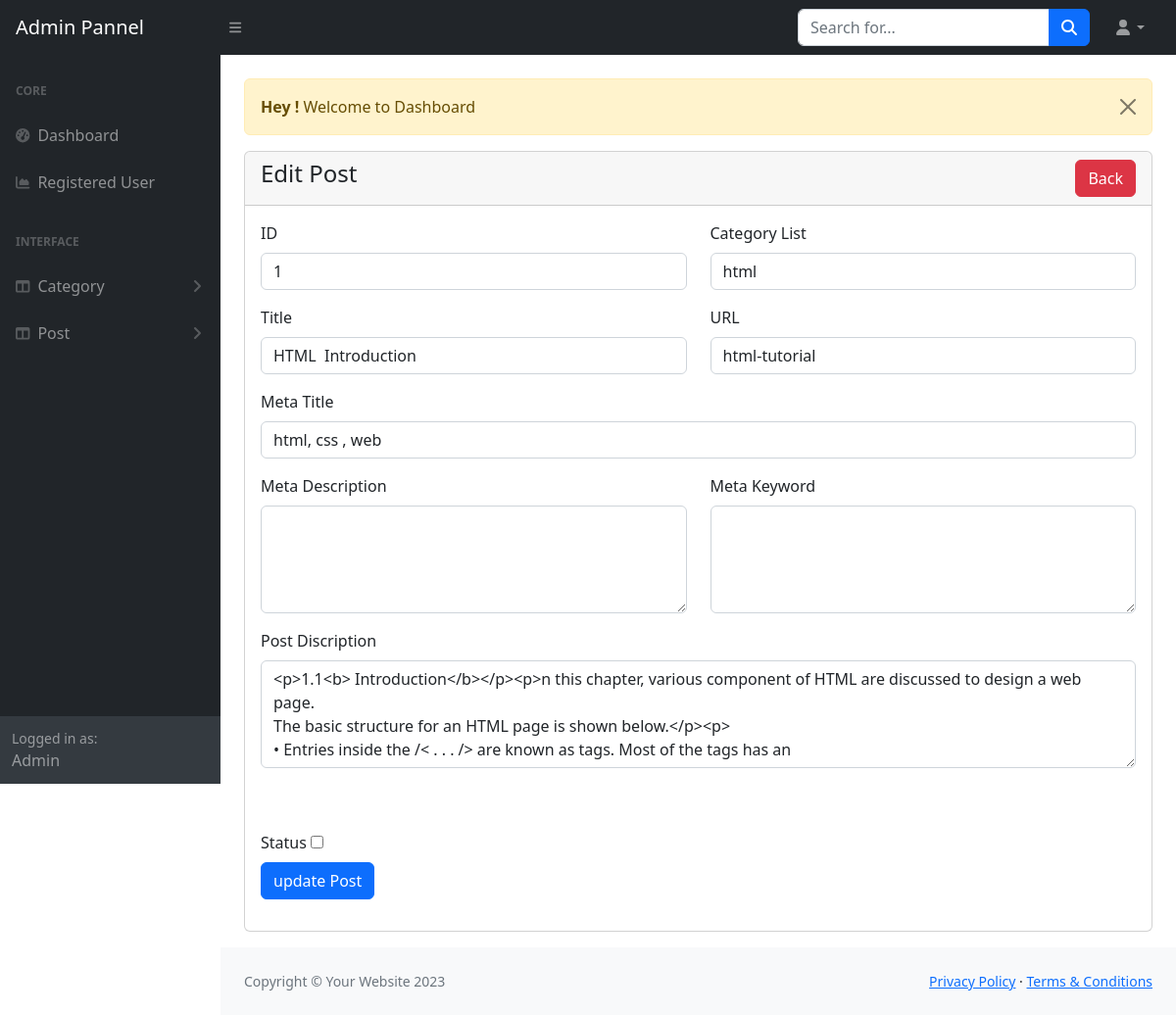
The page /admin/edit-post.php?id=1 (signed in) on the database its author committed.
### tables this page shows
CREATE TABLE `posts` (
  `id` int(11) NOT NULL,
  `title` varchar(255) NOT NULL,
  `url` varchar(255) NOT NULL,
  `post_content` text NOT NULL,
  `category_id` int(11) NOT NULL,
  `meta_title` mediumtext DEFAULT NULL,
  `meta_description` text DEFAULT NULL,
  `meta_keywords` mediumtext NOT NULL,
  `status` tinyint(11) NOT NULL DEFAULT 0,
  `created_by` tinyint(11) NOT NULL DEFAULT 1,
  `created_at` timestamp NOT NULL DEFAULT current_timestamp() ON UPDATE current_timestamp()
);

CREATE TABLE `blog_category` (
  `id` int(11) NOT NULL,
  `name` varchar(255) NOT NULL,
  `url` varchar(255) NOT NULL,
  `meta_title` mediumtext NOT NULL,
  `meta_description` text NOT NULL,
  `meta_keywords` mediumtext NOT NULL,
  `status` tinyint(11) NOT NULL DEFAULT 0
);

### admin/edit-post.php (the view, shortened to what this page needs)
<?php
include("Includes/header.php");
?>
<div class="container-fluid px-4">
   <div class="row mt-4">
      <div class="col-md-12 mb-3">
        <?php include('message.php') ?>
        <div class="card">
            <div class="card-header">
                <a href="view-post.php" class="btn btn-danger float-end"> Back</a>
                <h4>Edit Post </h4>
            </div>
            <div class="card-body">
            <?php
            if(isset($_GET['id'])){
                $post_id = $_GET['id'];
                $query =  "SELECT * FROM posts WHERE id= '$post_id' LIMIT 1 ";
                $query_run = mysqli_query($conn,  $query);
                if(mysqli_num_rows($query_run) > 0){
                    $post_row = mysqli_fetch_array($query_run);
                    ?>
            <form action="code.php" method="post" enctype="multipart/form-data">
                    <div class="row">
                    <div class="col-md-6 mb-3">
                            <label for="" class="form-label">ID</label>
                            <input readonly="true" type="text" value= "<?= $post_row['id']?>" name="id" class="form-control">
                        </div>
                    <div class="col-md-6 mb-3">
                            <label for="" class="form-label">Category List</label>
                            <?php $category = "SELECT * FROM blog_category WHERE status ='0' ";
                            $category_run = mysqli_query($conn, $category);
                               if(mysqli_num_rows($category_run) > 0){
                                ?>
                                <select name="category_id"  class="form-control" id="">
                                    <?php foreach($category_run as $category_item){
                                           ?>
                                             <option value="<?= $category_item['id'] ?>" <?=$category_item['id'] == $post_row['category_id'] ? 'selected' : ''?> >
                                             <?= $category_item['name'] ?>
                                            </option>
                                           <?php
                                    }
                                ?>
                            </select>
                                <?php
                               }else{
                                     ?>
                                     <h5>No Category is Avialble</h5>
                                    <?php
                               }
                             ?>
                        </div>
                        <div class="col-md-6 mb-3">
                            <label for="" class="form-label">Title</label>
                            <input type="text"  value= "<?= $post_row['title']?>" name="title" class="form-control">
                        </div>
                        <div class="col-md-6 mb-3">
                            <label for="" class="form-label">URL</label>
                            <input type="text"  value= "<?= $post_row['url']?>" name="url" class="form-control">
                        </div>
                        <div class="col-md-12 mb-3">
                            <label for="" class="form-label">Meta Title</label>
                            <input type="text" value= "<?= $post_row['meta_title']?>" name="meta_title" class="form-control">
                        </div>
                        <div class="col-md-6 mb-3">
                            <label for="" class="form-label">Meta Description</label>
                            <textarea type="textarea" name="meta_description" class="form-control"rows="4" ></textarea>
                        </div>
                         <div class="col-md-6 mb-3">
                            <label for="" class="form-label">Meta Keyword</label>
                            <textarea type="textarea" name="meta_keywords" class="form-control"rows="4" ><?= $post_row['meta_keywords']?></textarea>
                        </div>
                        <div class="col-md-12 mb-3">
                            <label for="" class="form-label">Post Discription</label>
                            <textarea type="textarea" id="summernote" name="post_content" rows="4" class="form-control"><?= $post_row['post_content']?> </textarea>
                        </div>
                        <div class="col-md-6 mt-5">
                            <label for="" class="form-label">Status</label>
                            <input <?= $post_row['status'] =='1' ? 'checked': ''?> type="checkbox" name="status" class="" >
                        </div>
                        <div class="col-md-12 mb-3">
                           <Button class="btn btn-primary" name="edit_post" type="submit">update Post</Button>
                        </div>
                    </div>
            </form>
                <?php
                }else{
                    ?>
                        <h4>NO Records founds</h4>
                    <?php
                }
            }
            ?>
            </div>
        </div>
      </div>
  </div>
</div>
<?php
include("Includes/footer.php");
include("Includes/scripts.php");
?>

### rows shown on the page
posts: id "1", category_id "html", title "HTML Introduction", url "html-tutorial", meta_title "html, css , web", post_content "<p>1.1<b> Introduction</b></p><p>n this chapter, various component of HTML are discussed to design a web page. The basic structure for an HTML page is shown below.</p><p> • Entries inside the /< . . . /> are known as tags. Most of the tags has an"

### other values the page prints
$_SESSION['message'] "Welcome to Dashboard"
